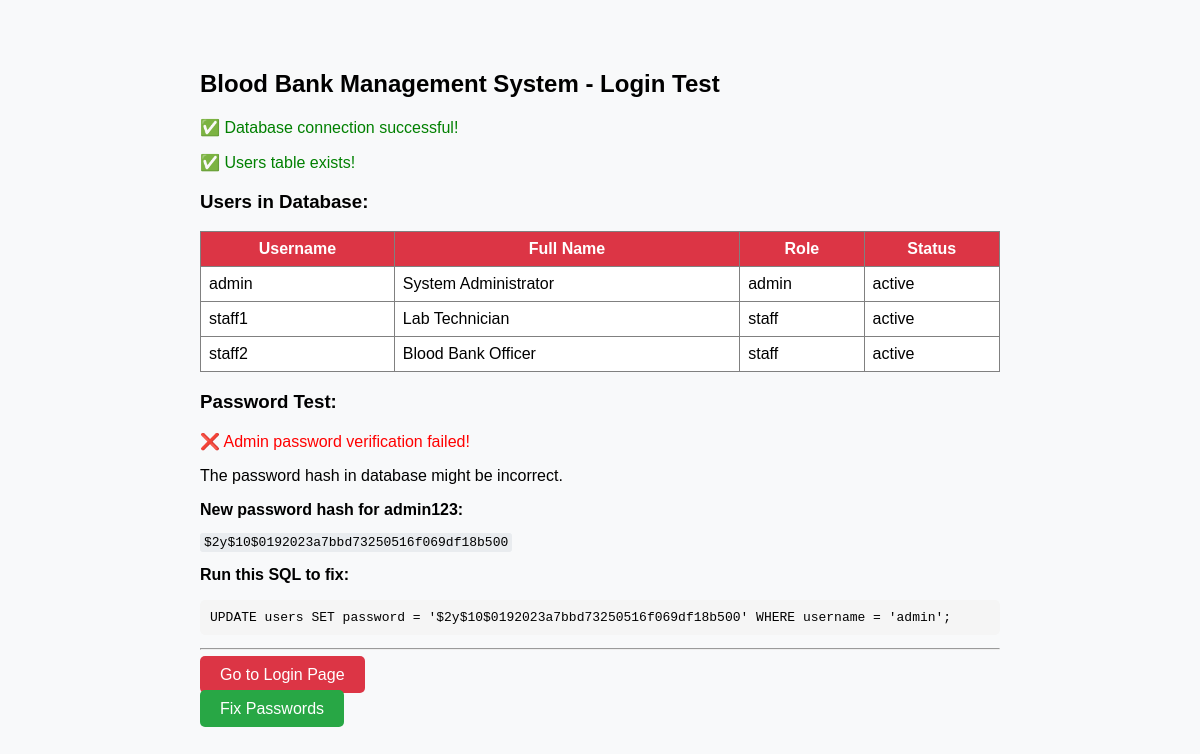
The page /test_login.php on the database its author committed.
### tables this page shows
CREATE TABLE users (
    id INT PRIMARY KEY AUTO_INCREMENT,
    username VARCHAR(50) UNIQUE NOT NULL,
    password VARCHAR(255) NOT NULL,
    full_name VARCHAR(100) NOT NULL,
    email VARCHAR(100),
    role ENUM('admin', 'staff') DEFAULT 'staff',
    status ENUM('active', 'inactive') DEFAULT 'active',
    created_at TIMESTAMP DEFAULT CURRENT_TIMESTAMP,
    updated_at TIMESTAMP DEFAULT CURRENT_TIMESTAMP ON UPDATE CURRENT_TIMESTAMP
);

### test_login.php (the view, shortened to what this page needs)
<?php
echo "<h2>Blood Bank Management System - Login Test</h2>";
try {
    $db = getDB();
    echo "<p style='color: green;'>✅ Database connection successful!</p>";
    $stmt = $db->query("SHOW TABLES LIKE 'users'");
    if ($stmt->rowCount() > 0) {
        echo "<p style='color: green;'>✅ Users table exists!</p>";
        $stmt = $db->query("SELECT username, full_name, role, status FROM users");
        $users = $stmt->fetchAll();
        echo "<h3>Users in Database:</h3>";
        echo "<table border='1' cellpadding='5' cellspacing='0' style='border-collapse: collapse;'>";
        echo "<tr><th>Username</th><th>Full Name</th><th>Role</th><th>Status</th></tr>";
        foreach ($users as $user) {
            echo "<tr>";
            echo "<td>" . htmlspecialchars($user['username']) . "</td>";
            echo "<td>" . htmlspecialchars($user['full_name']) . "</td>";
            echo "<td>" . htmlspecialchars($user['role']) . "</td>";
            echo "<td>" . htmlspecialchars($user['status']) . "</td>";
            echo "</tr>";
        }
        echo "</table>";
        echo "<h3>Password Test:</h3>";
        $stmt = $db->prepare("SELECT username, password FROM users WHERE username = 'admin'");
        $stmt->execute();
        $admin = $stmt->fetch();
        if ($admin) {
            $testPassword = 'admin123';
            $isValid = password_verify($testPassword, $admin['password']);
            if ($isValid) {
                echo "<p style='color: green;'>✅ Admin password verification successful!</p>";
                echo "<p><strong>Login credentials:</strong></p>";
                echo "<ul>";
                echo "<li>Username: <code>admin</code></li>";
                echo "<li>Password: <code>admin123</code></li>";
                echo "</ul>";
            } else {
                echo "<p style='color: red;'>❌ Admin password verification failed!</p>";
                echo "<p>The password hash in database might be incorrect.</p>";
                $newHash = password_hash($testPassword, PASSWORD_DEFAULT);
                echo "<p><strong>New password hash for admin123:</strong></p>";
                echo "<code style='word-break: break-all;'>$newHash</code>";
                echo "<p><strong>Run this SQL to fix:</strong></p>";
                echo "<pre style='background: #f5f5f5; padding: 10px;'>UPDATE users SET password = '$newHash' WHERE username = 'admin';</pre>";
            }
        } else {
            echo "<p style='color: red;'>❌ Admin user not found in database!</p>";
        }
    } else {
        echo "<p style='color: red;'>❌ Users table does not exist! Please run the database schema first.</p>";
    }
} catch (Exception $e) {
    echo "<p style='color: red;'>❌ Error: " . $e->getMessage() . "</p>";
    if (strpos($e->getMessage(), 'Connection') !== false || strpos($e->getMessage(), 'Access denied') !== false) {
        echo "<h3>Database Connection Issues:</h3>";
        echo "<p>Please check:</p>";
        echo "<ul>";
        echo "<li>XAMPP MySQL service is running</li>";
        echo "<li>Database name 'bloodbank_management' exists</li>";
        echo "<li>Database credentials in config/database.php are correct</li>";
        echo "</ul>";
    }
}
echo "<hr>";
echo "<p><a href='login.php' style='background: #dc3545; color: white; padding: 10px 20px; text-decoration: none; border-radius: 5px;'>Go to Login Page</a></p>";
echo "<p><a href='fix_passwords.php' style='background: #28a745; color: white; padding: 10px 20px; text-decoration: none; border-radius: 5px;'>Fix Passwords</a></p>";
?>

### test_login.php (style rules this page uses)
table { width: 100%; margin: 10px 0; }
th { background-color: #dc3545; color: white; padding: 8px; }
td { padding: 8px; background-color: white; }
code { background-color: #e9ecef; padding: 2px 4px; border-radius: 3px; font-family: monospace; }
pre { overflow-x: auto; border-radius: 5px; }

### rows shown on the page
users: username "admin", full_name "System Administrator", role "admin", status "active"
users: username "staff1", full_name "Lab Technician", role "staff", status "active"
users: username "staff2", full_name "Blood Bank Officer", role "staff", status "active"

### other values the page prints
$newHash "$2y$10$0192023a7bbd73250516f069df18b500"
